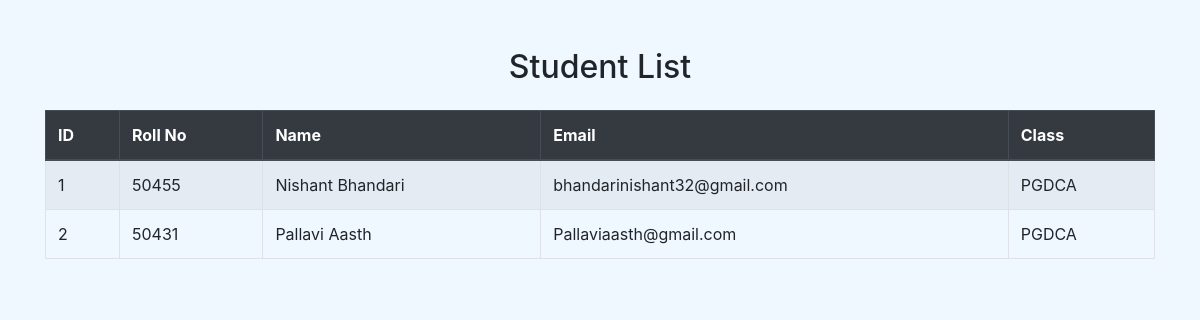
/view-student-details (signed in), run on an earlier commit of the app's database.
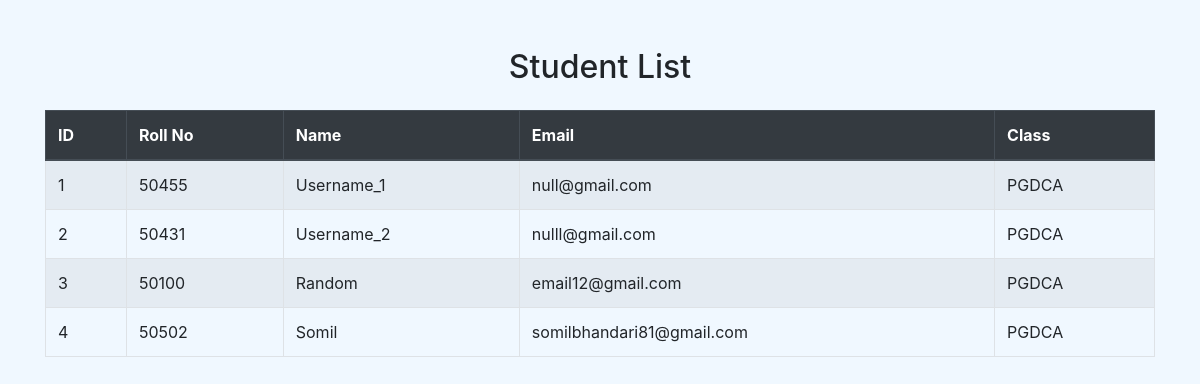
And on a later commit of the database.
### main.py (models this page shows)
class Student(db.Model):
    __tablename__ = 'student'
    id = db.Column(db.Integer, primary_key=True)
    roll_no = db.Column(db.String(50), unique=True, nullable=False)
    name = db.Column(db.String(100), nullable=False)
    email = db.Column(db.String(100), unique=True, nullable=False)
    student_class = db.Column(db.String(100), nullable=False)

### main.py (the view)
@app.route("/view-student-details")
@login_required
def view_student_details():
    students = Student.query.all()
    return render_template("view_students.html", students=students)

### main.py (called while the page is built)
@login_manager.user_loader
def load_user(user_id):
    return User.query.get(int(user_id))

### templates/view_students.html (shortened to what this page needs)
<!DOCTYPE html>
<html lang="en">
<head>
    <link rel="stylesheet" href="https://stackpath.bootstrapcdn.com/bootstrap/4.5.2/css/bootstrap.min.css">
</head>
<body>
<body style="background-color: #f0f8ff;">
<div class="container mt-5">
    <h2 class="text-center mb-4">Student List</h2>
    <div class="table-responsive">
        <table class="table table-bordered table-striped table-hover">
            <thead class="thead-dark">
            <tr>
                <th>ID</th>
                <th>Roll No</th>
                <th>Name</th>
                <th>Email</th>
                <th>Class</th>
            </tr>
            </thead>
            <tbody>
            {% if students %}
            {% for student in students %}
            <tr>
                <td>{{ student.id }}</td>
                <td>{{ student.roll_no }}</td>
                <td>{{ student.name }}</td>
                <td>{{ student.email }}</td>
                <td>{{ student.student_class }}</td>
            </tr>
            {% endfor %}
            {% else %}
            <tr>
                <td colspan="5" class="text-center">No students found.</td>
            </tr>
            {% endif %}
            </tbody>
        </table>
    </div>
</div>
</body>
</html>

What changed in the data, as far as the page shows it:
changed Student id 1: name "Nishant Bhandari" → "Username_1"; email "bhandarinishant32@gmail.com" → "null@gmail.com"
changed Student id 2: name "Pallavi Aasth" → "Username_2"; email "Pallaviaasth@gmail.com" → "nulll@gmail.com"
added Student: id "3", roll_no "50100", name "Random", email "email12@gmail.com", student_class "PGDCA"
added Student: id "4", roll_no "50502", name "Somil", email "somilbhandari81@gmail.com", student_class "PGDCA"
